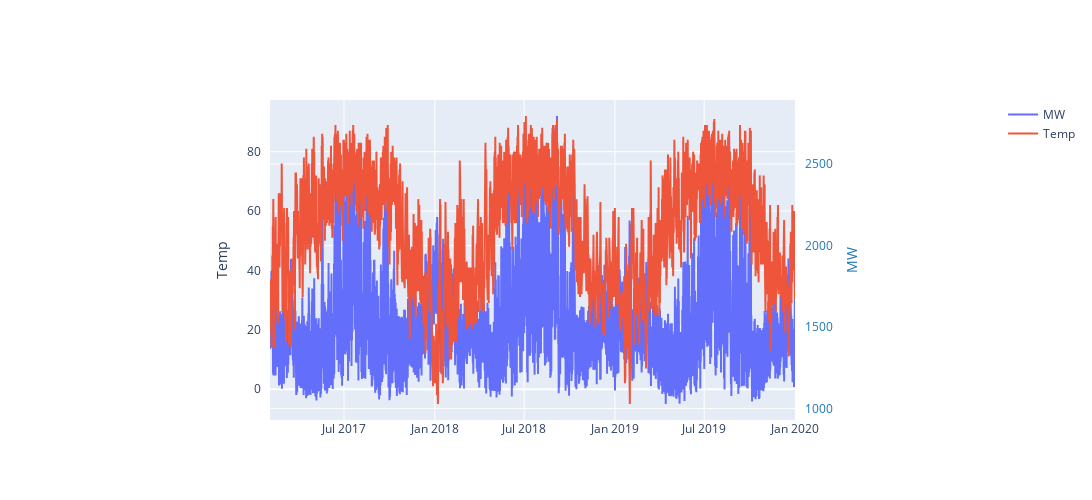

The cell this chart's notebook holds for it:
### Markdown cell above
## What generic overall patterns do you notice around the seasons of the year?

### MW load is highest when temperatures are highest, but also high when temperatures are at the lowest (in winter)

### Code cell
import plotly.graph_objects as go

fig = go.Figure()

fig.add_trace(go.Line(x=train['date'], y=train['mw'],
					name="MW", yaxis='y'))

fig.add_trace(go.Line(x=train['date'], y=train['temp'],
						name="Temp", yaxis="y2"))



# Create axis objects
fig.update_layout(xaxis=dict(domain=[0.21, 0.79]),

				# create 1st y axis
				yaxis=dict(
	title="MW",
	titlefont=dict(color="#1f77b4"),
	tickfont=dict(color="#1f77b4"), side='right',position=.8),

	# create 2nd y axis
	yaxis2=dict(title="Temp", overlaying="y",
				side="left", position=0.2),)

fig.update_layout(
    width=2000,
    height=500
)

fig.show()

### Figure 1 — Plotly figure (JSON) as saved in the notebook; plotly's stock layout.template omitted (floating-point values rounded to 4 significant figures; data arrays with more than 128 entries replaced by an {"elided": "..."} marker saying what was removed)
{"data": [{"name": "MW", "type": "scatter", "x": {"elided": "25536 str values"}, "y": {"elided": "25536 float values"}, "yaxis": "y"}, {"name": "Temp", "type": "scatter", "x": {"elided": "25536 str values"}, "y": {"elided": "25536 float values"}, "yaxis": "y2"}], "layout": {"height": 500, "width": 2000, "xaxis": {"domain": [0.21, 0.79]}, "yaxis": {"position": 0.8, "side": "right", "tickfont": {"color": "#1f77b4"}, "title": {"font": {"color": "#1f77b4"}, "text": "MW"}}, "yaxis2": {"overlaying": "y", "position": 0.2, "side": "left", "title": {"text": "Temp"}}}}
